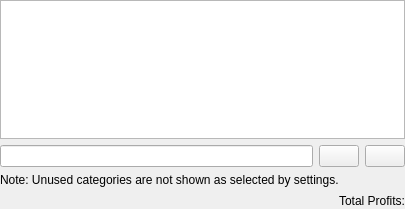
<?xml version="1.0" encoding="UTF-8"?>
<ui version="4.0">
 <class>KCategoriesView</class>
 <widget class="QWidget" name="KCategoriesView">
  <property name="geometry">
   <rect>
    <x>0</x>
    <y>0</y>
    <width>405</width>
    <height>209</height>
   </rect>
  </property>
  <layout class="QVBoxLayout">
   <property name="leftMargin">
    <number>0</number>
   </property>
   <property name="topMargin">
    <number>0</number>
   </property>
   <property name="rightMargin">
    <number>0</number>
   </property>
   <property name="bottomMargin">
    <number>0</number>
   </property>
   <item>
    <widget class="KMyMoneyAccountTreeView" name="m_accountTree"/>
   </item>
   <item>
    <layout class="QHBoxLayout">
     <item>
      <widget class="KLineEdit" name="m_searchWidget">
       <property name="showClearButton" stdset="0">
        <bool>true</bool>
       </property>
      </widget>
     </item>
     <item>
      <widget class="QPushButton" name="m_collapseButton">
       <property name="toolTip">
        <string>Collapse all accounts in the list</string>
       </property>
       <property name="text">
        <string/>
       </property>
      </widget>
     </item>
     <item>
      <widget class="QPushButton" name="m_expandButton">
       <property name="toolTip">
        <string>Expand all accounts in the list</string>
       </property>
       <property name="text">
        <string/>
       </property>
      </widget>
     </item>
    </layout>
   </item>
   <item>
    <widget class="QLabel" name="m_hiddenCategories">
     <property name="text">
      <string>Note: Unused categories are not shown as selected by settings.</string>
     </property>
     <property name="wordWrap">
      <bool>false</bool>
     </property>
    </widget>
   </item>
   <item>
    <layout class="QHBoxLayout">
     <item>
      <spacer name="Spacer1">
       <property name="orientation">
        <enum>Qt::Horizontal</enum>
       </property>
       <property name="sizeType">
        <enum>QSizePolicy::Expanding</enum>
       </property>
       <property name="sizeHint" stdset="0">
        <size>
         <width>310</width>
         <height>16</height>
        </size>
       </property>
      </spacer>
     </item>
     <item>
      <widget class="QLabel" name="m_totalProfitsLabel">
       <property name="minimumSize">
        <size>
         <width>150</width>
         <height>0</height>
        </size>
       </property>
       <property name="text">
        <string>Total Profits:</string>
       </property>
       <property name="textFormat">
        <enum>Qt::RichText</enum>
       </property>
       <property name="alignment">
        <set>Qt::AlignRight|Qt::AlignTrailing|Qt::AlignVCenter</set>
       </property>
       <property name="wordWrap">
        <bool>false</bool>
       </property>
      </widget>
     </item>
    </layout>
   </item>
  </layout>
 </widget>
 <layoutdefault spacing="6" margin="11"/>
 <customwidgets>
  <customwidget>
   <class>KLineEdit</class>
   <extends>QLineEdit</extends>
   <header>klineedit.h</header>
  </customwidget>
  <customwidget>
   <class>KMyMoneyAccountTreeView</class>
   <extends>QTreeView</extends>
   <header>kmymoneyaccounttreeview.h</header>
  </customwidget>
 </customwidgets>
 <resources/>
 <connections>
  <connection>
   <sender>m_collapseButton</sender>
   <signal>clicked()</signal>
   <receiver>m_accountTree</receiver>
   <slot>collapseAll()</slot>
   <hints>
    <hint type="sourcelabel">
     <x>327</x>
     <y>140</y>
    </hint>
    <hint type="destinationlabel">
     <x>202</x>
     <y>58</y>
    </hint>
   </hints>
  </connection>
  <connection>
   <sender>m_expandButton</sender>
   <signal>clicked()</signal>
   <receiver>m_accountTree</receiver>
   <slot>expandAll()</slot>
   <hints>
    <hint type="sourcelabel">
     <x>380</x>
     <y>140</y>
    </hint>
    <hint type="destinationlabel">
     <x>202</x>
     <y>58</y>
    </hint>
   </hints>
  </connection>
 </connections>
</ui>
